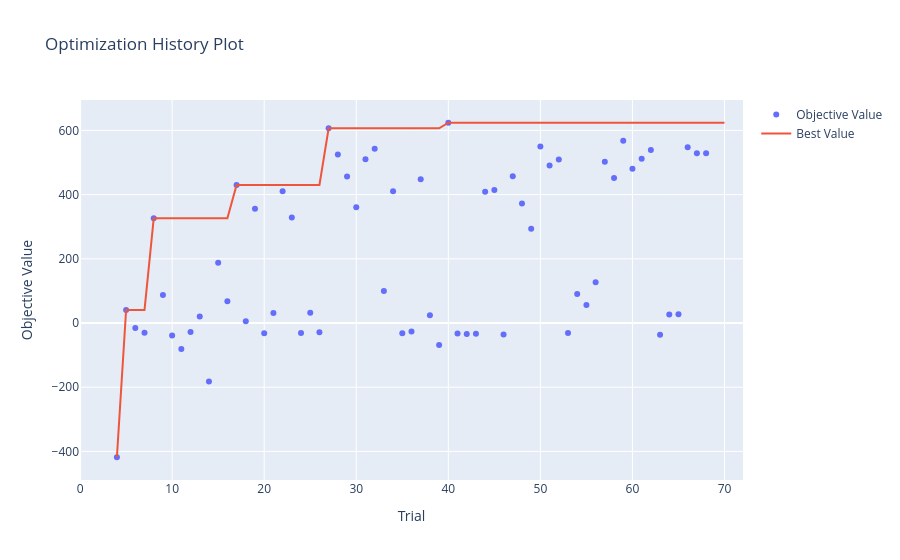

The cell this chart's notebook holds for it:
### Code cell
import optuna
import optuna.visualization as optuna_vis
from optuna.storages import RDBStorage
import os
import plotly

# Define the storage URL and study name
db_file = os.path.abspath(os.path.join(os.getcwd(), '..','optuna_db.sqlite3'))
db_file_path = f"sqlite:///{db_file}" # The URL format is important
study_name = "ESP32_Kamikaze_Fix"

# --- 1. Load the study from the SQLite database ---
try:
    # We use RDBStorage for relational database backends like SQLite
    storage = RDBStorage(db_file_path)
    
    # Load the existing study by name
    study = optuna.load_study(
        study_name=study_name,
        storage=storage,
    )
    
    print(f"Successfully loaded study '{study_name}' with {len(study.trials)} trials.")

    # --- 2. Generate and display the optimization history graph ---
    # The plot is interactive if run in a compatible environment (like Jupyter Notebook, VS Code with extension)
    # or it opens in a web browser.
    fig = optuna_vis.plot_optimization_history(study)
    fig.show()

except Exception as e:
    print(f"Error loading study or plotting graph: {e}")
    print(f"Please ensure the database file '{db_file_path}' exists and the study name '{study_name}' is correct.")

### Figure 1 — Plotly figure (JSON) as saved in the notebook; plotly's stock layout.template omitted (floating-point values rounded to 4 significant figures)
{"data": [{"mode": "markers", "name": "Objective Value", "type": "scatter", "x": [4, 5, 6, 7, 8, 9, 10, 11, 12, 13, 14, 15, 16, 17, 18, 19, 20, 21, 22, 23, 24, 25, 26, 27, 28, 29, 30, 31, 32, 33, 34, 35, 36, 37, 38, 39, 40, 41, 42, 43, 44, 45, 46, 47, 48, 49, 50, 51, 52, 53, 54, 55, 56, 57, 58, 59, 60, 61, 62, 63, 64, 65, 66, 67, 68], "y": [-418.2, 40.83, -15.65, -30.13, 326.2, 87.25, -38.64, -80.57, -27.73, 20.06, -181.9, 188.0, 67.9, 430.0, 5.535, 355.7, -31.78, 31.19, 410.7, 328.5, -31.08, 32.32, -28.64, 606.4, 524.9, 456.3, 360.8, 509.9, 542.6, 99.74, 410.7, -31.62, -26.12, 447.9, 24.49, -68.32, 623.9, -32.41, -34.45, -33.58, 408.6, 414.2, -35.53, 457.1, 372.0, 293.8, 549.6, 490.5, 509.1, -31.39, 90.28, 56.33, 126.8, 502.4, 451.6, 567.8, 480.3, 511.6, 539.0, -36.27, 26.7, 27.64, 547.5, 529.1, 529.0]}, {"mode": "lines", "name": "Best Value", "type": "scatter", "x": [0, 1, 2, 3, 4, 5, 6, 7, 8, 9, 10, 11, 12, 13, 14, 15, 16, 17, 18, 19, 20, 21, 22, 23, 24, 25, 26, 27, 28, 29, 30, 31, 32, 33, 34, 35, 36, 37, 38, 39, 40, 41, 42, 43, 44, 45, 46, 47, 48, 49, 50, 51, 52, 53, 54, 55, 56, 57, 58, 59, 60, 61, 62, 63, 64, 65, 66, 67, 68, 69, 70], "y": [null, null, null, null, -418.2, 40.83, 40.83, 40.83, 326.2, 326.2, 326.2, 326.2, 326.2, 326.2, 326.2, 326.2, 326.2, 430.0, 430.0, 430.0, 430.0, 430.0, 430.0, 430.0, 430.0, 430.0, 430.0, 606.4, 606.4, 606.4, 606.4, 606.4, 606.4, 606.4, 606.4, 606.4, 606.4, 606.4, 606.4, 606.4, 623.9, 623.9, 623.9, 623.9, 623.9, 623.9, 623.9, 623.9, 623.9, 623.9, 623.9, 623.9, 623.9, 623.9, 623.9, 623.9, 623.9, 623.9, 623.9, 623.9, 623.9, 623.9, 623.9, 623.9, 623.9, 623.9, 623.9, 623.9, 623.9, 623.9, 623.9]}, {"marker": {"color": "#cccccc"}, "mode": "markers", "name": "Infeasible Trial", "showlegend": false, "type": "scatter", "x": [], "y": []}], "layout": {"title": {"text": "Optimization History Plot"}, "xaxis": {"title": {"text": "Trial"}}, "yaxis": {"title": {"text": "Objective Value"}}}}
